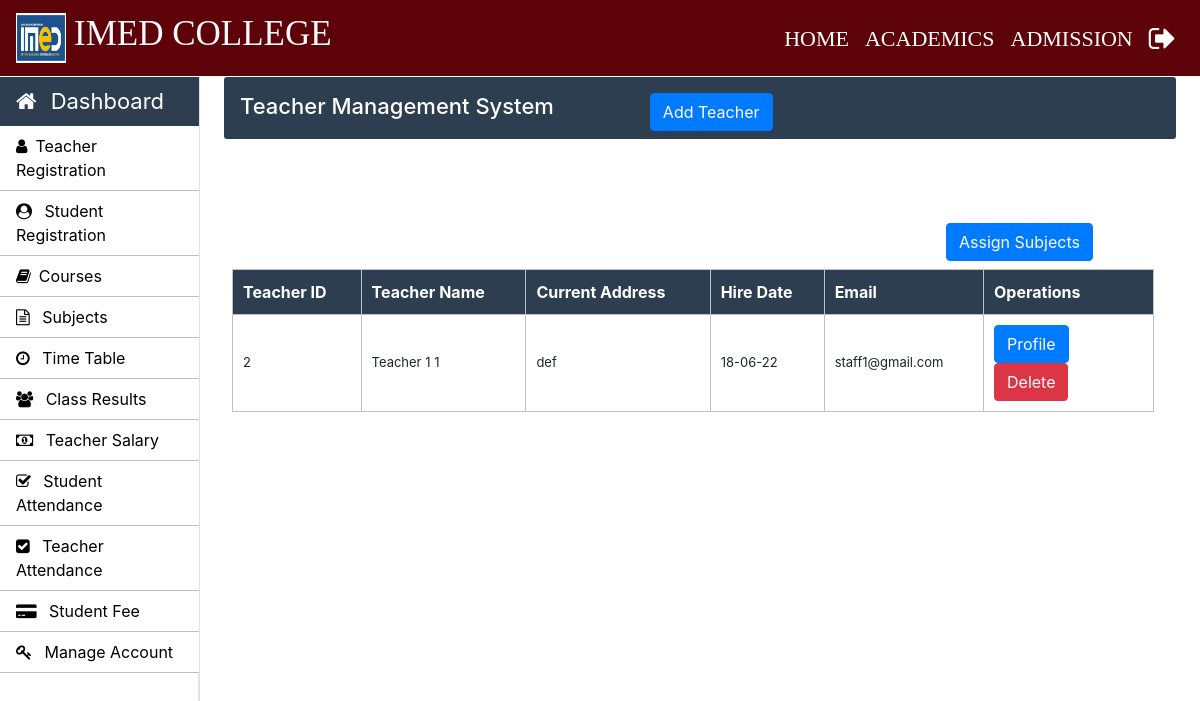
Screenshot of /Admin/teacher.php (signed in) with the database file from the repository.
### tables this page shows
CREATE TABLE `teacher_info` (
  `teacher_id` int(11) NOT NULL,
  `first_name` varchar(30) NOT NULL,
  `middle_name` varchar(30) NOT NULL,
  `last_name` varchar(30) NOT NULL,
  `father_name` varchar(50) NOT NULL,
  `email` varchar(30) NOT NULL,
  `phone_no` varchar(11) NOT NULL,
  `profile_image` blob NOT NULL,
  `teacher_status` varchar(10) NOT NULL,
  `application_status` varchar(10) NOT NULL,
  `cnic` varchar(15) NOT NULL,
  `dob` varchar(15) NOT NULL,
  `other_phone` int(11) NOT NULL,
  `gender` varchar(10) NOT NULL,
  `permanent_address` varchar(100) NOT NULL,
  `current_address` varchar(100) NOT NULL,
  `place_of_birth` varchar(50) NOT NULL,
  `matric_complition_date` varchar(10) NOT NULL,
  `matric_awarded_date` varchar(10) NOT NULL,
  `matric_certificate` varchar(100) NOT NULL,
  `fa_complition_date` varchar(10) NOT NULL,
  `fa_awarded_date` varchar(10) NOT NULL,
  `fa_certificate` varchar(100) NOT NULL,
  `ba_complition_date` varchar(10) NOT NULL,
  `ba_awarded_date` varchar(10) NOT NULL,
  `ba_certificate` varchar(100) NOT NULL,
  `ma_complition_date` varchar(10) NOT NULL,
  `ma_awarded_date` varchar(100) NOT NULL,
  `ma_certificate` varchar(101) NOT NULL,
  `last_qualification` varchar(20) NOT NULL,
  `state` varchar(20) NOT NULL,
  `hire_date` varchar(10) NOT NULL
);

### Admin/teacher.php (the view, shortened to what this page needs)
<?php
		require_once "../connection/connection.php";
	?>
<!doctype html>
<html lang="en">
	<head>
	</head>
	<body>
		<?php include('../common/common-header.php') ?>
		<?php include('../common/admin-sidebar.php') ?>
		<main role="main" class="col-xl-10 col-lg-9 col-md-8 ml-sm-auto px-md-4 mb-2 w-100">
			<div class="sub-main">
				<div class="text-center d-flex flex-wrap flex-md-nowrap pt-3 pb-2 mb-3 text-white admin-dashboard pl-3">
					<div class="d-flex">
						<h4 class="mr-5">Teacher Management System </h4>
						<button type="button" class="btn btn-primary ml-5" data-toggle="modal" data-target=".bd-example-modal-lg">Add Teacher</button>
					</div>
				</div>
				<div class="row w-100">
				</div>
				<div class="row w-100">
					<div class="col-md-12 ml-2">
						<section class="mt-3">
							<div class="row">
								<div class="col-md-3 offset-9 pt-5 mb-2">
									<button type="button" class="btn btn-primary" data-toggle="modal" data-target=".bd-example-modal-lg1">Assign Subjects</button>
								</div>
							</div>
							<table class="w-100 table-elements mb-5 table-three-tr" cellpadding="10">
								<tr class="table-tr-head table-three text-white">
									<th>Teacher ID</th>
									<th>Teacher Name</th>
									<th>Current Address</th>
									<th>Hire Date</th>
									<th>Email</th>
									<th>Operations</th>
								</tr>
								<?php
								$query="select teacher_id,first_name,middle_name,last_name,current_address,ma_certificate,hire_date,email from teacher_info";
								$run=mysqli_query($con,$query);
								while($row=mysqli_fetch_array($run)) {
									echo "<tr>";
									echo "<td>".$row["teacher_id"]."</td>";
									echo "<td>".$row["first_name"]." ".$row["middle_name"]." ".$row["last_name"]."</td>";
									echo "<td>".$row["current_address"]."</td>";
									echo "<td>".$row["hire_date"]."</td>";
									echo "<td>".$row["email"]."</td>";
									echo	"<td width='170'><a class='btn btn-primary' href=display-teacher.php?teacher_id=".$row['teacher_id'].">Profile</a> <a class='btn btn-danger' href=delete-function.php?teacher_id=".$row['teacher_id'].">Delete</a></td>";
									echo "</tr>";
								}
								?>
							</table>
						</section>
					</div>
				</div>
			</div>
		</main>
	</body>
</html>

### Css/style.css (style rules this page uses)
h4 { font-size: 22px; }
.admin-dashboard { margin-top: 1px !important; background: #2c3e50 !important; border-radius: 3px; }
.table-elements tr, td, th { font-size: 13px; border: 1px solid rgb(194, 193, 193); padding-left: 10px !important; }
.table-three { background: #2c3e50 !important; }
.table-tr-head { height: 45px !important; padding: 10px !important; margin-top: 5px !important; }
.table-font-for-transcript td, th { font-size: 16px !important; }

### rows the page displays
teacher_info: teacher_id "2", first_name "Teacher", middle_name "1", last_name "1", current_address "def", hire_date "18-06-22", email "staff1@gmail.com"
